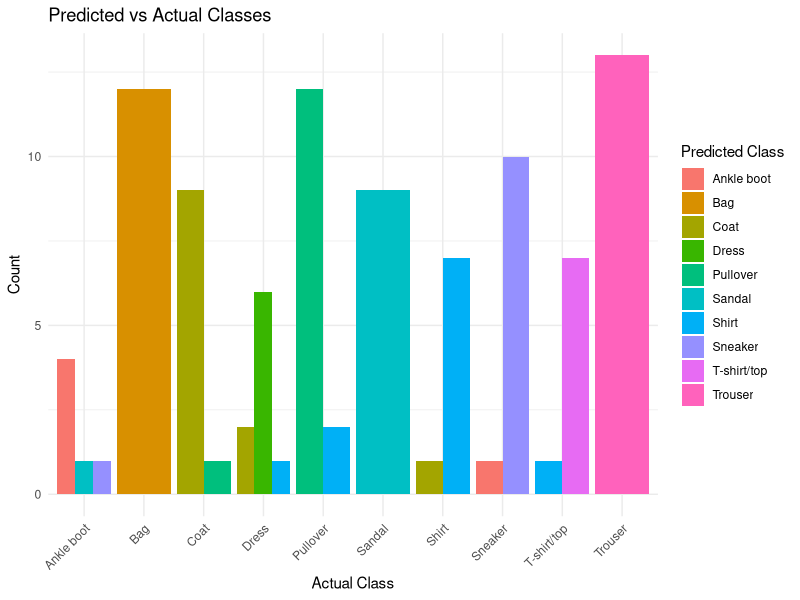

The R source for this figure:
# Load required packages
library(readr)
library(dplyr)
library(ggplot2)
library(caret)

# Read the prediction results from Python
preds <- read_csv("predictions.csv")

# View the first few rows
print(head(preds))

# Generate a confusion matrix
confusion <- confusionMatrix(
  factor(preds$Predicted, levels = unique(preds$Actual)),
  factor(preds$Actual, levels = unique(preds$Actual))
)

# Print the full classification report
print(confusion)

# Plot a bar chart comparing actual vs predicted classes
ggplot(preds, aes(x = Actual, fill = Predicted)) +
  geom_bar(position = "dodge") +
  labs(
    title = "Predicted vs Actual Classes",
    x = "Actual Class",
    y = "Count",
    fill = "Predicted Class"
  ) +
  theme_minimal() +
  theme(axis.text.x = element_text(angle = 45, hjust = 1))

